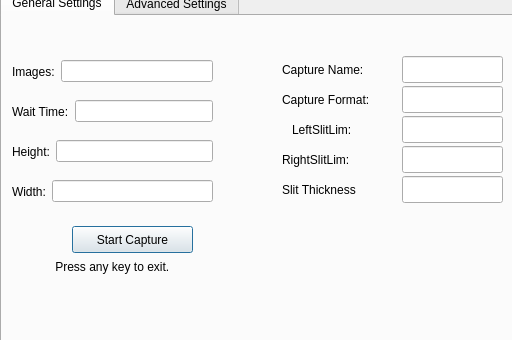
<?xml version="1.0" encoding="UTF-8"?>
<ui version="4.0">
 <class>Dialog</class>
 <widget class="QDialog" name="Dialog">
  <property name="geometry">
   <rect>
    <x>0</x>
    <y>0</y>
    <width>512</width>
    <height>340</height>
   </rect>
  </property>
  <property name="windowTitle">
   <string>Dialog</string>
  </property>
  <widget class="QTabWidget" name="tabWidget">
   <property name="geometry">
    <rect>
     <x>0</x>
     <y>-10</y>
     <width>531</width>
     <height>371</height>
    </rect>
   </property>
   <property name="currentIndex">
    <number>0</number>
   </property>
   <widget class="QWidget" name="tab">
    <attribute name="title">
     <string>General Settings</string>
    </attribute>
    <widget class="QLineEdit" name="captureFormatLineEdit_2">
     <property name="geometry">
      <rect>
       <x>400</x>
       <y>70</y>
       <width>101</width>
       <height>27</height>
      </rect>
     </property>
    </widget>
    <widget class="QLineEdit" name="captureNameLineEdit_2">
     <property name="geometry">
      <rect>
       <x>400</x>
       <y>40</y>
       <width>101</width>
       <height>27</height>
      </rect>
     </property>
    </widget>
    <widget class="QLabel" name="captureFormatLabel_2">
     <property name="geometry">
      <rect>
       <x>280</x>
       <y>70</y>
       <width>112</width>
       <height>27</height>
      </rect>
     </property>
     <property name="text">
      <string>Capture Format:</string>
     </property>
    </widget>
    <widget class="QLabel" name="captureNameLabel_2">
     <property name="geometry">
      <rect>
       <x>280</x>
       <y>40</y>
       <width>102</width>
       <height>27</height>
      </rect>
     </property>
     <property name="text">
      <string>Capture Name:</string>
     </property>
    </widget>
    <widget class="QLineEdit" name="leftSlitLimLineEdit_2">
     <property name="geometry">
      <rect>
       <x>400</x>
       <y>100</y>
       <width>101</width>
       <height>27</height>
      </rect>
     </property>
    </widget>
    <widget class="QLabel" name="slitThicknessLabel_2">
     <property name="geometry">
      <rect>
       <x>280</x>
       <y>160</y>
       <width>92</width>
       <height>27</height>
      </rect>
     </property>
     <property name="text">
      <string>Slit Thickness</string>
     </property>
    </widget>
    <widget class="QLineEdit" name="slitThicknessLineEdit_2">
     <property name="geometry">
      <rect>
       <x>400</x>
       <y>160</y>
       <width>101</width>
       <height>27</height>
      </rect>
     </property>
    </widget>
    <widget class="QLabel" name="leftSlitLimLabel_2">
     <property name="geometry">
      <rect>
       <x>290</x>
       <y>100</y>
       <width>78</width>
       <height>27</height>
      </rect>
     </property>
     <property name="text">
      <string>LeftSlitLim:</string>
     </property>
    </widget>
    <widget class="QLineEdit" name="rightSlitLimLineEdit_2">
     <property name="geometry">
      <rect>
       <x>400</x>
       <y>130</y>
       <width>101</width>
       <height>27</height>
      </rect>
     </property>
    </widget>
    <widget class="QLabel" name="rightSlitLimLabel_2">
     <property name="geometry">
      <rect>
       <x>280</x>
       <y>130</y>
       <width>87</width>
       <height>27</height>
      </rect>
     </property>
     <property name="text">
      <string>RightSlitLim:</string>
     </property>
    </widget>
    <widget class="QWidget" name="horizontalLayoutWidget">
     <property name="geometry">
      <rect>
       <x>10</x>
       <y>40</y>
       <width>201</width>
       <height>31</height>
      </rect>
     </property>
     <layout class="QHBoxLayout" name="horizontalLayout">
      <item>
       <widget class="QLabel" name="noImagesLabel_2">
        <property name="text">
         <string>Images:</string>
        </property>
       </widget>
      </item>
      <item>
       <widget class="QLineEdit" name="noImagesLineEdit_2"/>
      </item>
     </layout>
    </widget>
    <widget class="QWidget" name="horizontalLayoutWidget_2">
     <property name="geometry">
      <rect>
       <x>10</x>
       <y>80</y>
       <width>201</width>
       <height>31</height>
      </rect>
     </property>
     <layout class="QHBoxLayout" name="horizontalLayout_2">
      <item>
       <widget class="QLabel" name="waitTimeLabel_2">
        <property name="text">
         <string>Wait Time:</string>
        </property>
       </widget>
      </item>
      <item>
       <widget class="QLineEdit" name="waitTimeLineEdit_2"/>
      </item>
     </layout>
    </widget>
    <widget class="QWidget" name="horizontalLayoutWidget_3">
     <property name="geometry">
      <rect>
       <x>10</x>
       <y>120</y>
       <width>201</width>
       <height>31</height>
      </rect>
     </property>
     <layout class="QHBoxLayout" name="horizontalLayout_3">
      <item>
       <widget class="QLabel" name="heightLabel_2">
        <property name="text">
         <string>Height:</string>
        </property>
       </widget>
      </item>
      <item>
       <widget class="QLineEdit" name="heightLineEdit_2"/>
      </item>
     </layout>
    </widget>
    <widget class="QWidget" name="horizontalLayoutWidget_4">
     <property name="geometry">
      <rect>
       <x>10</x>
       <y>160</y>
       <width>201</width>
       <height>31</height>
      </rect>
     </property>
     <layout class="QHBoxLayout" name="horizontalLayout_4">
      <item>
       <widget class="QLabel" name="widthLabel_2">
        <property name="text">
         <string>Width:</string>
        </property>
       </widget>
      </item>
      <item>
       <widget class="QLineEdit" name="widthLineEdit_2"/>
      </item>
     </layout>
    </widget>
    <widget class="QLabel" name="label">
     <property name="geometry">
      <rect>
       <x>10</x>
       <y>230</y>
       <width>241</width>
       <height>41</height>
      </rect>
     </property>
     <property name="text">
      <string>             Press any key to exit.</string>
     </property>
    </widget>
    <widget class="QPushButton" name="startButton">
     <property name="geometry">
      <rect>
       <x>70</x>
       <y>210</y>
       <width>121</width>
       <height>27</height>
      </rect>
     </property>
     <property name="text">
      <string>Start Capture</string>
     </property>
    </widget>
   </widget>
   <widget class="QWidget" name="tab_2">
    <attribute name="title">
     <string>Advanced Settings</string>
    </attribute>
    <widget class="QWidget" name="formLayoutWidget_2">
     <property name="geometry">
      <rect>
       <x>20</x>
       <y>10</y>
       <width>211</width>
       <height>201</height>
      </rect>
     </property>
     <layout class="QFormLayout" name="formLayout">
      <item row="0" column="0">
       <widget class="QLabel" name="brightnessLabel">
        <property name="text">
         <string>Brightness</string>
        </property>
       </widget>
      </item>
      <item row="0" column="1">
       <widget class="QLineEdit" name="brightnessLineEdit"/>
      </item>
      <item row="1" column="0">
       <widget class="QLabel" name="autoExposureLabel">
        <property name="text">
         <string>Auto Exposure</string>
        </property>
       </widget>
      </item>
      <item row="1" column="1">
       <widget class="QLineEdit" name="autoExposureLineEdit"/>
      </item>
      <item row="2" column="0">
       <widget class="QLabel" name="sharpnessLabel">
        <property name="text">
         <string>Sharpness</string>
        </property>
       </widget>
      </item>
      <item row="2" column="1">
       <widget class="QLineEdit" name="sharpnessLineEdit"/>
      </item>
      <item row="3" column="0">
       <widget class="QLabel" name="shutterLabel">
        <property name="text">
         <string>Shutter</string>
        </property>
       </widget>
      </item>
      <item row="3" column="1">
       <widget class="QLineEdit" name="shutterLineEdit"/>
      </item>
      <item row="4" column="0">
       <widget class="QLabel" name="gainLabel">
        <property name="text">
         <string>Gain</string>
        </property>
       </widget>
      </item>
      <item row="4" column="1">
       <widget class="QLineEdit" name="gainLineEdit"/>
      </item>
      <item row="5" column="0">
       <widget class="QLabel" name="frameRateLabel">
        <property name="text">
         <string>Frame Rate</string>
        </property>
       </widget>
      </item>
      <item row="5" column="1">
       <widget class="QLineEdit" name="frameRateLineEdit"/>
      </item>
     </layout>
    </widget>
   </widget>
  </widget>
 </widget>
 <resources/>
 <connections/>
</ui>
